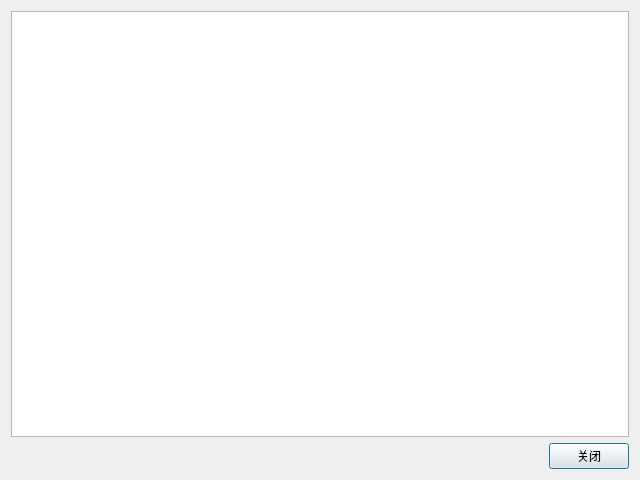
<?xml version="1.0" encoding="UTF-8"?>
<ui version="4.0">
 <class>DictionaryListDialog</class>
 <widget class="QDialog" name="DictionaryListDialog">
  <property name="geometry">
   <rect>
    <x>0</x>
    <y>0</y>
    <width>640</width>
    <height>480</height>
   </rect>
  </property>
  <property name="windowTitle">
   <string>字典选项列表</string>
  </property>
  <layout class="QVBoxLayout" name="verticalLayout">
   <item>
    <widget class="QTableView" name="tableView"/>
   </item>
   <item>
    <layout class="QHBoxLayout" name="buttonLayout">
     <item>
      <spacer name="horizontalSpacer">
       <property name="orientation">
        <enum>Qt::Horizontal</enum>
       </property>
       <property name="sizeHint" stdset="0">
        <size>
         <width>40</width>
         <height>20</height>
        </size>
       </property>
      </spacer>
     </item>
     <item>
      <widget class="QPushButton" name="closeButton">
       <property name="text">
        <string>关闭</string>
       </property>
      </widget>
     </item>
    </layout>
   </item>
  </layout>
 </widget>
 <resources/>
 <connections>
  <connection>
   <sender>closeButton</sender>
   <signal>clicked()</signal>
   <receiver>DictionaryListDialog</receiver>
   <slot>accept()</slot>
   <hints>
    <hint type="sourcelabel">
     <x>570</x>
     <y>440</y>
    </hint>
    <hint type="destinationlabel">
     <x>319</x>
     <y>239</y>
    </hint>
   </hints>
  </connection>
 </connections>
 </ui>
